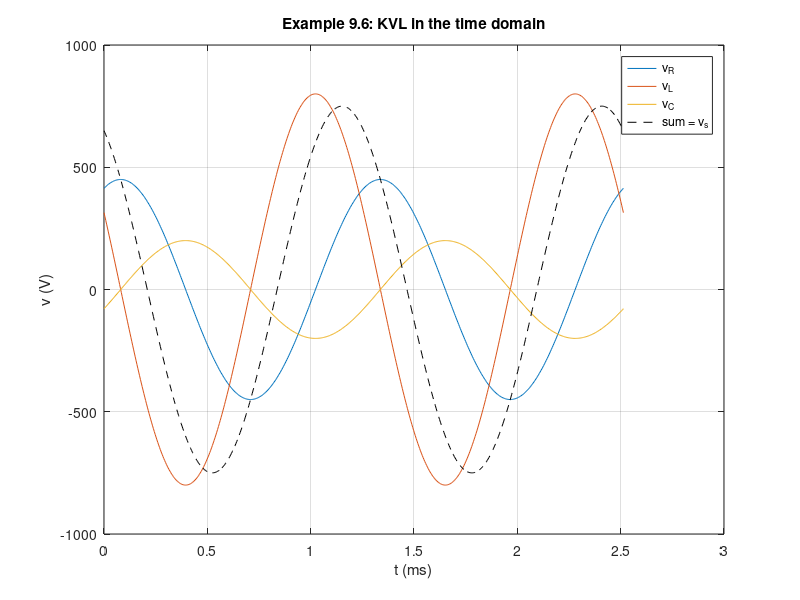

Source code (MATLAB):
% Circuits 1 — Kirchhoff's Laws in the Frequency Domain
%title: KVL with Phasors (Example 9.6)
%ar-title: KVL بالفيزورات (مثال 9.6)
%lesson: c1-sinusoidal-4
%course: circuits-1

%% Example 9.6
%ar: 90 Ω و 32 mH و 5 µF على التوالي مع 750∠30° عند ω = 5000. المعاوقات تُجمع، ثم I = V/Z.
w = 5000; Vs = 750*exp(1j*30*pi/180);
Z = 90 + 1j*w*32e-3 + 1/(1j*w*5e-6);
I = Vs/Z;
fprintf('Z = %g %+gj = %g at %.2f deg ohm\nI = %g at %.2f deg A -> i = %g cos(5000t %+.2f deg) A\n', real(Z), imag(Z), abs(Z), angle(Z)*180/pi, abs(I), angle(I)*180/pi, abs(I), angle(I)*180/pi)

%% KVL closes with phasors, not with magnitudes
%ar: مجموع أطوار الجهود = Vs، أما مجموع مقاديرها فأكبر من 750 V.
VR = 90*I; VL = 1j*w*32e-3*I; VC = I/(1j*w*5e-6);
fprintf('|VR| + |VL| + |VC| = %.1f V, |VR + VL + VC| = %.1f V\n', abs(VR)+abs(VL)+abs(VC), abs(VR+VL+VC))

%%! Project idea: KVL in the time domain
%ar: مشروع: نرسم الجهود الثلاثة ومجموعها مع الزمن: المجموع يطابق جهد المصدر في كل لحظة.
t = linspace(0, 2*2*pi/w, 600); tf = @(P) abs(P)*cos(w*t + angle(P));
plot(t*1000, tf(VR), t*1000, tf(VL), t*1000, tf(VC), t*1000, tf(VR)+tf(VL)+tf(VC), 'k--'); grid on
xlabel('t (ms)'); ylabel('v (V)'); legend('v_R', 'v_L', 'v_C', 'sum = v_s'); title('Example 9.6: KVL in the time domain')
